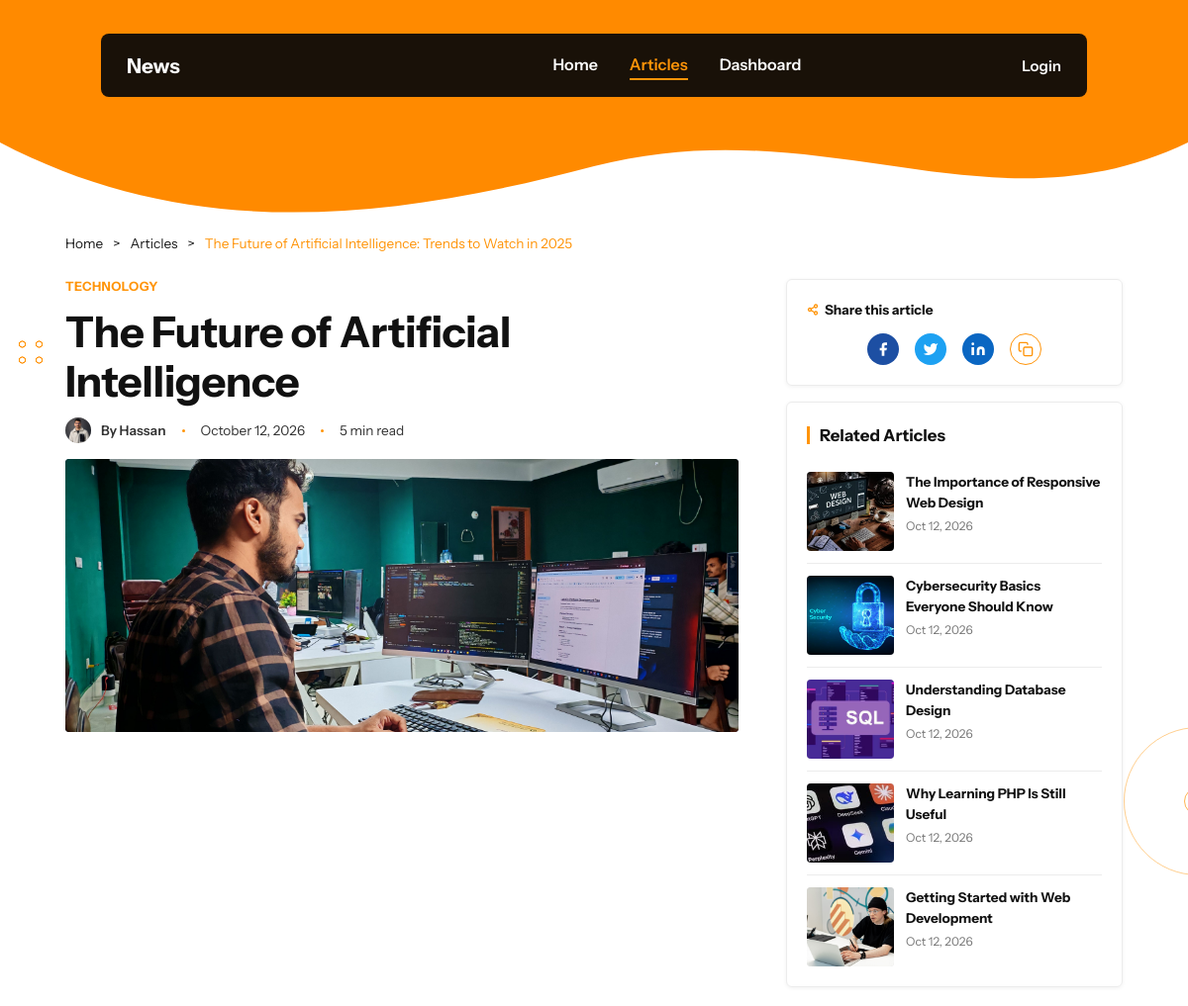
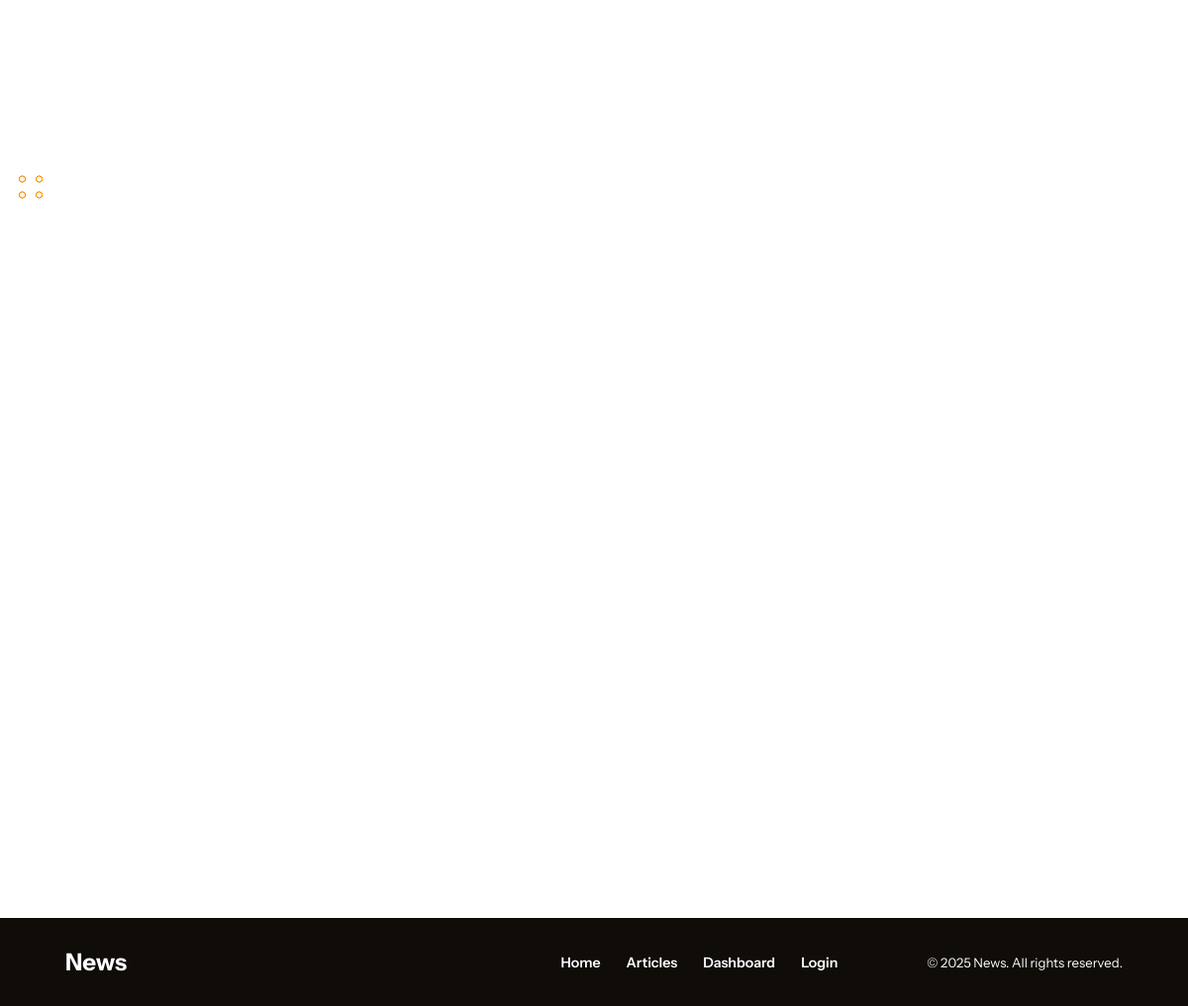
Page /article.php?id_article=1 on the committed database (2 pictures, top to bottom).
### tables this page shows
CREATE TABLE articles (
    id_article INT AUTO_INCREMENT PRIMARY KEY,
    title VARCHAR(255) NOT NULL,
    description TEXT NOT NULL,
    content longtext ,
    image VARCHAR(255),
    admin_id INT NOT NULL,
    category VARCHAR(50),
    created_at TIMESTAMP DEFAULT CURRENT_TIMESTAMP,
    updated_at TIMESTAMP DEFAULT CURRENT_TIMESTAMP
        ON UPDATE CURRENT_TIMESTAMP,

    FOREIGN KEY (admin_id)
        REFERENCES users(id)
        ON DELETE RESTRICT
);

### src/models/Post.php (called while the page is built, shortened)
<?php
require_once __DIR__ . "/../config/db.php";
class Articles
{
  private $conn;
  public function __construct()
  {
    $db = new Database();
    $this->conn = $db->Connection();
  }
  public function ReadAll()
  {
    $sql = "SELECT * FROM articles ORDER BY id_article DESC ";
    $stmt = $this->conn->query($sql);
    return $stmt->fetchAll(PDO::FETCH_ASSOC);
  }
  public function ReadById($id_article)
  {
    $sql = "SELECT * FROM articles WHERE id_article = :id_article ";
    $stmt = $this->conn->prepare($sql);
    $stmt->execute([
      "id_article" => $id_article
    ]);
    return $stmt->fetch(PDO::FETCH_ASSOC);
  }
}

### src/config/db.php (called while the page is built, shortened)
<?php
class Database
{
    public function Connection()
    {
        try {
            $host = getenv("DB_HOST") ?: "localhost";
            $dbname = getenv("DB_NAME") ?: "devBlog";
            $user = getenv("DB_USER") ?: "root";
            $password = getenv("DB_PASSWORD") ?: "";
            $this->conn = new PDO(
                "mysql:host={$host};dbname={$dbname};charset=utf8mb4",
                $user,
                $password
            );
            $this->conn->setAttribute(PDO::ATTR_ERRMODE,PDO::ERRMODE_EXCEPTION
            );
            return $this->conn;
        } catch (PDOException $e) {
            die("Database connection error: " . $e->getMessage());
        }
    }
}

### public/article.php (the view, shortened to what this page needs)
<?php
require_once "../src/models/Post.php";
$calldArticle = new Articles();
$id_article = $_GET['id_article'] ?? 0;
$ReadById = $calldArticle->ReadById($id_article);
?>
<!DOCTYPE html>
<html lang="en">
<head>
  <link rel="stylesheet" href="assets/css/style.css">
  <link rel="stylesheet" href="assets/css/article.css">
  <link rel="stylesheet" href="assets/css/header.css">
  <link rel="stylesheet" href="assets/css/animations.css">
</head>
<body class="article-page">
  <div class="page">
    <div class="page-bg" aria-hidden="true">
      <svg viewBox="0 0 1440 200" preserveAspectRatio="none" focusable="false">
        <path d="M0 0H1440V120C1200 200 1000 90 720 140C450 190 220 200 0 120Z" fill="#ff8a00" />
      </svg>
    </div>
    <span class="rings rings--left-1" aria-hidden="true"></span>
    <span class="rings rings--left-2" aria-hidden="true"></span>
    <span class="big-ring" aria-hidden="true"></span>
    <?php require_once __DIR__ . '/include/header.php'; ?>
    <main class="article-card">
      <?php if ($ReadById): ?>
        <nav class="breadcrumb" aria-label="Breadcrumb">
          <a href="index.html">Home</a>
          <span aria-hidden="true">&gt;</span>
          <a href="index.html#articles">Articles</a>
          <span aria-hidden="true">&gt;</span>
          <span class="breadcrumb__current" aria-current="page">The Future of Artificial Intelligence: Trends to Watch in 2025</span>
        </nav>
        <div class="article-layout">
          <article class="post">
            <span class="post__category">
              <?= htmlspecialchars($ReadById["category"] ?? '') ?>
            </span>
            <h1 class="post__title">
              <?= htmlspecialchars($ReadById["title"] ?? '') ?>
            </h1>
            <div class="post__meta">
              <img
                class="avatar"
                src="assets/images/hassa.jpg"
                alt="Author">
              <span class="post__author">By Hassan</span>
              <span class="dot" aria-hidden="true"></span>
              <time datetime="<?= htmlspecialchars($ReadById["created_at"] ?? '') ?>">
                <?= !empty($ReadById["created_at"])
                  ? date("F d, Y", strtotime($ReadById["created_at"]))
                  : '' ?>
              </time>
              <span class="dot" aria-hidden="true"></span>
              <span>5 min read</span>
            </div>
            <img
              class="post__image"
              src="<?= htmlspecialchars(
                      !empty($ReadById["image"])
                        ? (preg_match('~^(https?://|/)~i', $ReadById["image"])
                          ? $ReadById["image"]
                          : 'assets/images/articles/' . ltrim($ReadById["image"], '/'))
                        : 'assets/images/hassa.jpg',
                      ENT_QUOTES,
                      'UTF-8'
                    ) ?>"
              alt="<?= htmlspecialchars($ReadById["title"] ?? '', ENT_QUOTES, 'UTF-8') ?>"
              onerror="this.onerror=null;this.src='assets/images/hassa.jpg';">
          </article>
        <?php else: ?>
          <p>Article not found.</p>
        <?php endif; ?>
        <aside class="sidebar">
          <section class="side-box share">
            <h2 class="share__title">
              Share this article
            </h2>
            <div class="share__icons">
              <a href="#" class="share__btn share__btn--facebook" aria-label="Share on Facebook">
                <svg width="16" height="16" viewBox="0 0 24 24" fill="currentColor" aria-hidden="true">
                  <path d="M18 2h-3a5 5 0 00-5 5v3H7v4h3v8h4v-8h3l1-4h-4V7a1 1 0 011-1h3z"></path>
                </svg>
              </a>
              <a href="#" class="share__btn share__btn--twitter" aria-label="Share on Twitter">
                <svg width="16" height="16" viewBox="0 0 24 24" fill="currentColor" aria-hidden="true">
                  <path d="M23 3a10.9 10.9 0 01-3.14 1.53 4.48 4.48 0 00-7.86 3v1A10.66 10.66 0 013 4s-4 9 5 13a11.64 11.64 0 01-7 2c9 5 20 0 20-11.5a4.5 4.5 0 00-.08-.83A7.72 7.72 0 0023 3z"></path>
                </svg>
              </a>
              <a href="#" class="share__btn share__btn--linkedin" aria-label="Share on LinkedIn">
                <svg width="16" height="16" viewBox="0 0 24 24" fill="currentColor" aria-hidden="true">
                  <path d="M16 8a6 6 0 016 6v7h-4v-7a2 2 0 00-2-2 2 2 0 00-2 2v7h-4v-7a6 6 0 016-6z"></path>
                  <rect x="2" y="9" width="4" height="12"></rect>
                  <circle cx="4" cy="4" r="2"></circle>
                </svg>
              </a>
              <button type="button" class="share__btn share__btn--copy" aria-label="Copy link" id="copyLink">
                <svg width="16" height="16" viewBox="0 0 24 24" fill="none" stroke="currentColor" stroke-width="2" stroke-linecap="round" stroke-linejoin="round" aria-hidden="true">
                  <rect x="9" y="9" width="13" height="13" rx="2"></rect>
                  <path d="M5 15H4a2 2 0 01-2-2V4a2 2 0 012-2h9a2 2 0 012 2v1"></path>
                </svg>
              </button>
            </div>
          </section>
          <?php
          $relatedArticles = $calldArticle->ReadAll();
          ?>
          <section class="side-box related">
            <h2 class="bar-title">Related Articles</h2>
            <ul>
              <?php foreach ($relatedArticles as $related): ?>
                <?php if (!$ReadById || $related['id_article'] != $ReadById['id_article']): ?>
                  <li>
                    <a
                      href="article.php?id_article=<?= (int) $related['id_article'] ?>"
                      class="related__item">
                      <img
                        src="assets/images/articles/<?= htmlspecialchars($related['image'] ?? '') ?>"
                        alt="<?= htmlspecialchars($related['title']) ?>">
                      <span>
                        <strong>
                          <?= htmlspecialchars($related['title']) ?>
                        </strong>
                        <time datetime="<?= htmlspecialchars($related['created_at'] ?? '') ?>">
                          <?= !empty($related['created_at'])
                            ? date('M d, Y', strtotime($related['created_at']))
                            : '' ?>
                        </time>
                      </span>
                    </a>
                  </li>
                <?php endif; ?>
              <?php endforeach; ?>
            </ul>
          </section>
        </aside>
        </div>
    </main>
     <?php  include_once "include/footer.php" ?>
  </div>
</body>
</html>

### public/assets/css/style.css (style rules this page uses)
*, *::before, *::after { box-sizing: border-box; margin: 0; padding: 0; }
html { scroll-behavior: smooth; }
body { font-family: var(--font); color: var(--white); }
a { color: inherit; text-decoration: none; }

### public/assets/css/Animations.css (style rules this page uses)
.reveal { opacity: 0; }
.reveal.is-visible { animation: reveal-up 0.7s cubic-bezier(0.22, 0.61, 0.36, 1) var(--reveal-delay, 0ms) both; }
.reveal--fade.is-visible { animation-name: reveal-fade; }
.share__btn--copy { position: relative; }

### public/assets/css/rout.css (style rules this page uses)
:root { --orange: #FF9408; --brown: #100C08; --brown-nav: #0b0a09f0; --blue: #1e90ff; --white: #ffffff; --font: "Instrument Sans", "Segoe UI", system-ui, -apple-system, sans-serif; }

### public/assets/css/footer.css (style rules this page uses)
:root { --gutter: clamp(20px, 5.5vw, 120px); }

### rows in the picture
articles: category "TECHNOLOGY", title "The Future of Artificial Intelligence", created_at "October 12, 2026", image (picture)
articles: image (picture), title "The Importance of Responsive Web Design", created_at "Oct 12, 2026"
articles: image (picture), title "Cybersecurity Basics Everyone Should Know", created_at "Oct 12, 2026"
articles: image (picture), title "Understanding Database Design", created_at "Oct 12, 2026"
articles: image (picture), title "Why Learning PHP Is Still Useful", created_at "Oct 12, 2026"
articles: image (picture), title "Getting Started with Web Development", created_at "Oct 12, 2026"
